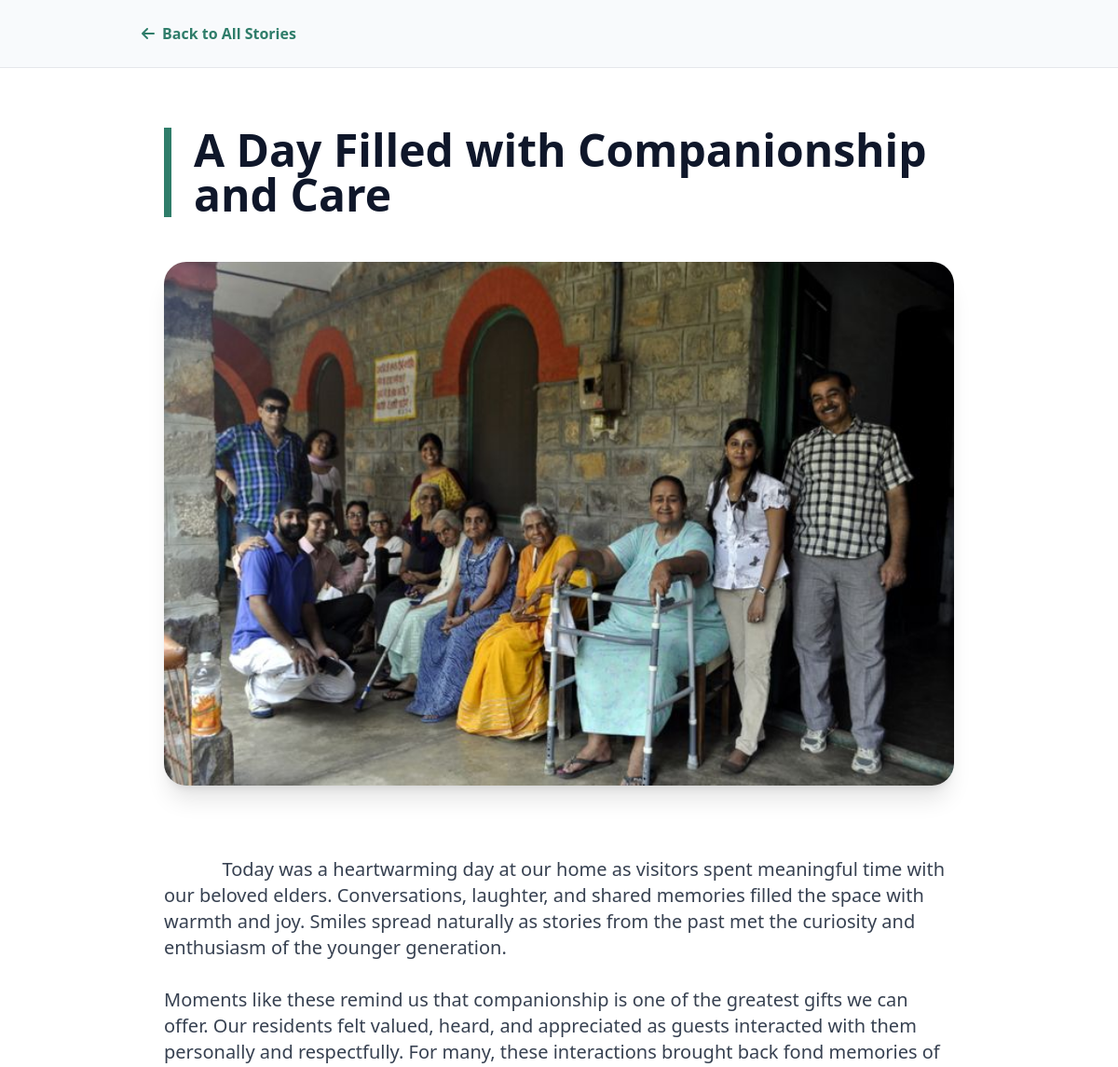
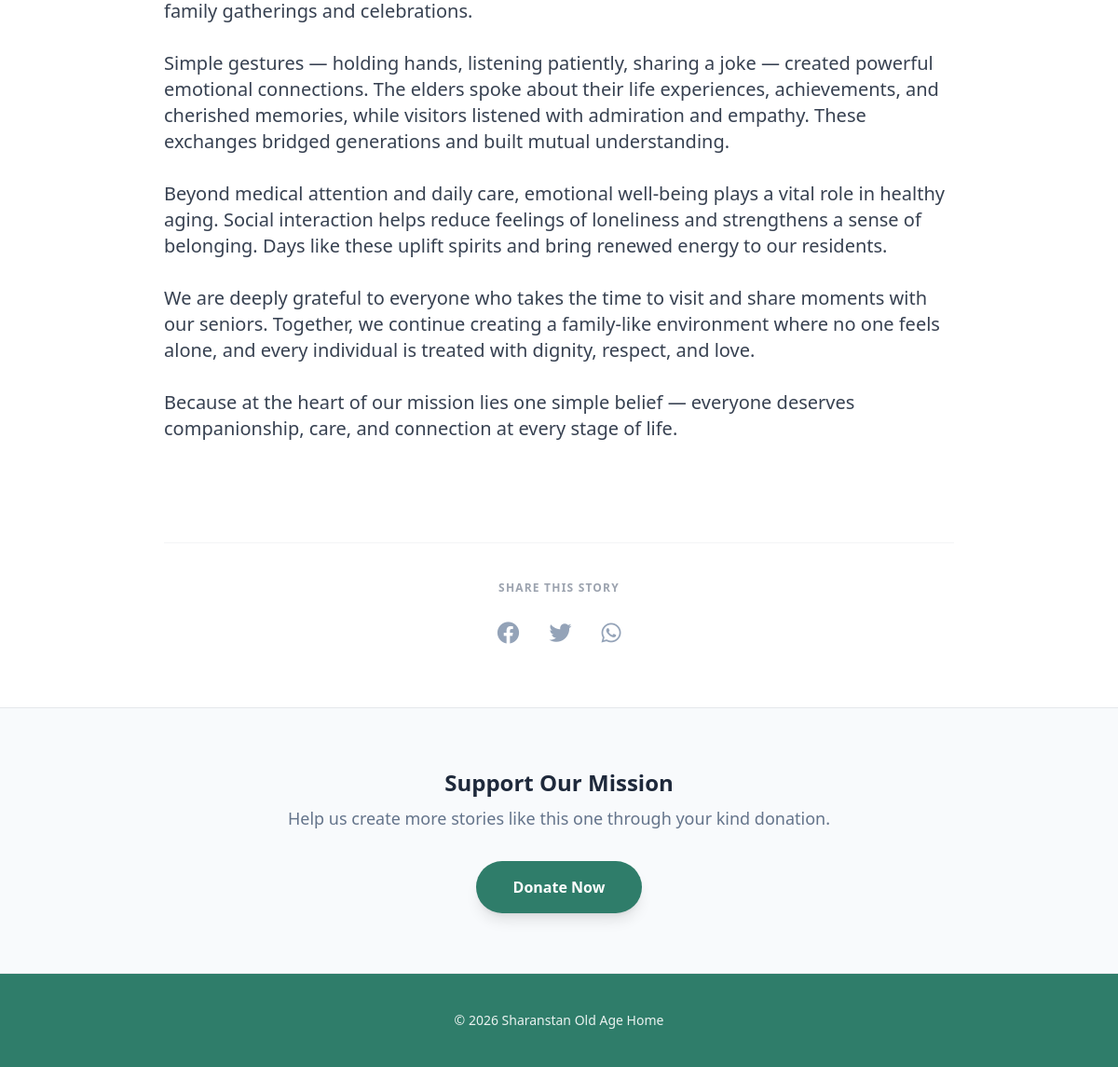
The page /blog/1 on the database its author committed (2 pictures, top to bottom).
### tables this page shows
CREATE TABLE blog_posts (
        id INTEGER PRIMARY KEY AUTOINCREMENT,
        title TEXT NOT NULL,
        content TEXT NOT NULL,
        image_filename TEXT,
        date_posted TEXT
    );

### app.py (the view)
@app.route('/blog/<int:post_id>')
def view_post(post_id):
    db = get_db()
    cur = db.cursor()
    cur.execute("SELECT * FROM blog_posts WHERE id = ?", (post_id,))
    post = cur.fetchone()
    db.close()
    if post is None:
        return "Post not found", 404
    return render_template('view_post.html', post=post)

### app.py (called while the page is built)
def get_db():
    conn = sqlite3.connect(DB)
    conn.row_factory = sqlite3.Row
    return conn

### templates/view_post.html (shortened to what this page needs)
<!DOCTYPE html>
<html lang="en">
<head>
    <script src="https://cdn.tailwindcss.com"></script>
    <link rel="stylesheet" href="https://cdnjs.cloudflare.com/ajax/libs/font-awesome/6.0.0/css/all.min.css">
</head>
<body class="bg-white font-sans text-gray-900">
    <nav class="p-4 sm:p-6 border-b bg-slate-50">
        <div class="max-w-4xl mx-auto flex justify-between items-center">
            <a href="/blog" class="text-[#2f7d6a] hover:opacity-80 font-bold flex items-center transition text-sm sm:text-base">
                <i class="fa-solid fa-arrow-left mr-2"></i> Back to All Stories
            </a>
        </div>
    </nav>
    <article class="max-w-4xl mx-auto px-4 sm:px-6 py-10 sm:py-16">
        <div class="mb-8 sm:mb-12">
            <h1 class="text-2xl sm:text-4xl md:text-5xl font-black text-slate-900 leading-tight border-l-4 sm:border-l-8 border-[#2f7d6a] pl-4 sm:pl-6">
                {{ post.title }}
            </h1>
        </div>
        {% if post.image_filename %}
        <div class="rounded-2xl sm:rounded-3xl overflow-hidden shadow-xl mb-8 sm:mb-12">
            <img src="{{ url_for('static', filename='uploads/' + post.image_filename) }}"
                 class="w-full h-auto object-cover max-h-64 sm:max-h-96 md:max-h-[600px]"
                 alt="{{ post.title }}">
        </div>
        {% endif %}
        <div class="prose prose-base sm:prose-lg max-w-none text-gray-700 leading-relaxed whitespace-pre-wrap text-base sm:text-xl">
            {{ post.content }}
        </div>
        <div class="mt-12 sm:mt-20 pt-8 sm:pt-10 border-t border-gray-100 flex flex-col items-center">
            <h4 class="font-bold text-gray-400 uppercase text-xs tracking-widest mb-5 sm:mb-6">Share this story</h4>
            <div class="flex space-x-6 sm:space-x-8">
                <button class="text-slate-400 hover:text-[#2f7d6a] text-xl sm:text-2xl transition"><i class="fa-brands fa-facebook"></i></button>
                <button class="text-slate-400 hover:text-[#2f7d6a] text-xl sm:text-2xl transition"><i class="fa-brands fa-twitter"></i></button>
                <button class="text-slate-400 hover:text-green-500 text-xl sm:text-2xl transition"><i class="fa-brands fa-whatsapp"></i></button>
            </div>
        </div>
    </article>
    <section class="bg-slate-50 py-12 sm:py-16 border-t border-b">
        <div class="max-w-4xl mx-auto px-4 sm:px-6 text-center">
            <h3 class="text-xl sm:text-2xl font-bold text-slate-800">Support Our Mission</h3>
            <p class="text-slate-500 mt-2 mb-6 sm:mb-8 text-base sm:text-lg">Help us create more stories like this one through your kind donation.</p>
            <a href="/donate" class="bg-[#2f7d6a] text-white px-8 sm:px-10 py-3 sm:py-4 rounded-full font-bold hover:bg-[#256354] transition shadow-lg inline-block transform hover:-translate-y-1 text-sm sm:text-base">
                Donate Now
            </a>
        </div>
    </section>
    <footer class="bg-[#2f7d6a] text-white py-8 sm:py-10 text-center">
        <p class="text-xs sm:text-sm opacity-90">© 2026 Sharanstan Old Age Home</p>
    </footer>
</body>
</html>

### rows shown on the page
blog_posts: title "A Day Filled with Companionship and Care", image_filename (picture), content "Today was a heartwarming day at our home as visitors spent meaningful time with our beloved elders. Conversations, laughter, and shared memories filled the space with warmth and joy. Smiles spread naturally as stories from the past met the curiosity and enthusiasm of the younger generation. Moments like these remind us that companionship is one of the greatest gifts we can offer. Our residents felt valued, heard, and appreciated as guests interacted with them personally and respectfully. For many, these interactions brought back fond memories of family gatherings and celebrations. Simple gestures — holding hands, listening patiently, sharing a joke — created powerful emotional connections.…"
